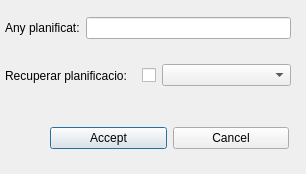
<?xml version="1.0" encoding="UTF-8"?>
<ui version="4.0">
 <class>tree_manage</class>
 <widget class="QDialog" name="tree_manage">
  <property name="geometry">
   <rect>
    <x>0</x>
    <y>0</y>
    <width>306</width>
    <height>174</height>
   </rect>
  </property>
  <property name="sizePolicy">
   <sizepolicy hsizetype="Fixed" vsizetype="Fixed">
    <horstretch>0</horstretch>
    <verstretch>0</verstretch>
   </sizepolicy>
  </property>
  <property name="windowTitle">
   <string>Tree manage</string>
  </property>
  <widget class="QWidget" name="horizontalLayoutWidget">
   <property name="geometry">
    <rect>
     <x>5</x>
     <y>10</y>
     <width>286</width>
     <height>36</height>
    </rect>
   </property>
   <layout class="QHBoxLayout" name="horizontalLayout">
    <item>
     <widget class="QLabel" name="plan_any">
      <property name="text">
       <string>Any planificat:</string>
      </property>
     </widget>
    </item>
    <item>
     <widget class="QLineEdit" name="txt_campaign"/>
    </item>
   </layout>
  </widget>
  <widget class="QWidget" name="horizontalLayoutWidget_2">
   <property name="geometry">
    <rect>
     <x>5</x>
     <y>55</y>
     <width>286</width>
     <height>41</height>
    </rect>
   </property>
   <layout class="QHBoxLayout" name="horizontalLayout_2">
    <item>
     <widget class="QLabel" name="label">
      <property name="text">
       <string>Recuperar planificacio:</string>
      </property>
     </widget>
    </item>
    <item>
     <widget class="QCheckBox" name="chk_campaign">
      <property name="maximumSize">
       <size>
        <width>16</width>
        <height>16777215</height>
       </size>
      </property>
      <property name="layoutDirection">
       <enum>Qt::RightToLeft</enum>
      </property>
      <property name="text">
       <string/>
      </property>
     </widget>
    </item>
    <item>
     <widget class="QComboBox" name="cbx_campaigns"/>
    </item>
   </layout>
  </widget>
  <widget class="QWidget" name="horizontalLayoutWidget_3">
   <property name="geometry">
    <rect>
     <x>50</x>
     <y>115</y>
     <width>239</width>
     <height>46</height>
    </rect>
   </property>
   <layout class="QHBoxLayout" name="horizontalLayout_3">
    <item>
     <widget class="QPushButton" name="btn_accept">
      <property name="text">
       <string>Accept</string>
      </property>
     </widget>
    </item>
    <item>
     <widget class="QPushButton" name="btn_cancel">
      <property name="text">
       <string>Cancel</string>
      </property>
     </widget>
    </item>
   </layout>
  </widget>
 </widget>
 <resources/>
 <connections/>
</ui>
